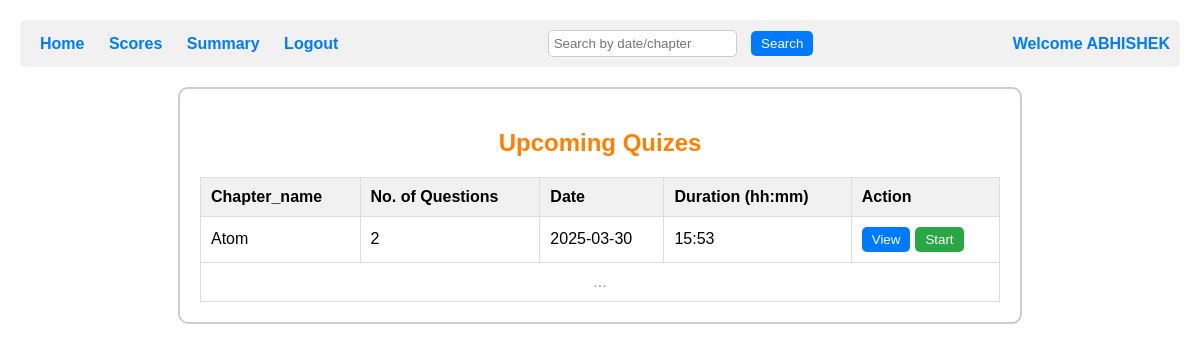
The app's page /user_home/1 with its own data.
### backend/models.py (models this page shows)
class Admin_User_Details(db.Model):
    __tablename__ = 'admin_user_details'
    id=db.Column(db.Integer, primary_key=True,autoincrement=True)#Ensures that the ID column automatically increments for each new row inserted into the table.It applies only to integer primary keys.The database automatically assigns a new unique ID starting from 1 and increases by 1 for each new entry.
    email_username = db.Column(db.String(120), nullable=False, unique=True)
    password = db.Column(db.String(120), nullable=False)#not neccessary to be unique# here string(120) means 120 characters
    Full_name = db.Column(db.String(80), nullable=False)#not neccessary to be unique
    qualification=db.Column(db.String(80), nullable=False)#not neccessary to be unique
    date_of_birth=db.Column(db.String(80), nullable=False)#not neccessary to be unique
    role = db.Column(db.Integer, nullable=False, default=1)#remember this only the first user with register through this register form,admins will have to register in db browser manually or using insert command of sql
    scores_of_a_userid = db.relationship('Scores', cascade='all, delete', backref='admin_user_details', lazy=True)#name of the backrefrence is scores_of_a_userid#we say this is linked to the scores table#cascade means if a id gets deleted here delete all the data of scores linked to that id#backref=admin_user_details means the current table or the table to which it is backrefrencing#loading style is lazy()

class Quiz(db.Model):#class name should start with capital letter,tablename should start with small letter
    __tablename__ = 'quiz'
    quiz_id=db.Column(db.Integer, primary_key=True,autoincrement=True)#iska student id se kuch lena dena nahi hai
    chapter_id=db.Column(db.Integer, db.ForeignKey('chapters.chapter_id'), nullable=False)
    date_quiz=db.Column(db.String(80), nullable=False)
    time_duration=db.Column(db.Integer, nullable=False)
    chapter_name=db.Column(db.String(80) , nullable=False)#remember it has relationship with chapters tables as of chapter_name
    questions_of_a_quiz_id = db.relationship('Questions', cascade='all, delete', backref='quiz', lazy=True)# it tells all the questions of a quiz(here we are getting quiz through quiz id)

### backend/controllers.py (the view)
@app.route("/user_home/<int:user_id>")
def user_home(user_id):
    user=Admin_User_Details.query.filter_by(id=user_id).first().Full_name
    subjects=Subjects.query.all()
    question_counts = {}
    subject=Subjects.query.all()
    chapter=Chapters.query.all()
    for subject in subjects:
        for chapter in subject.chapters_of_a_subject_id:
            count = Questions.query.filter_by(chapter_id=chapter.chapter_id).count()
            question_counts[chapter.chapter_id] = count # Store count for each chapter and creating dictionary
    quiz_details=Quiz.query.all()
    return render_template("1_user_home.html",user=user,quizes=quiz_details,question_counts=question_counts,user_id=user_id)

### templates/1_user_home.html (shortened to what this page needs)
<!DOCTYPE html>
<html lang="en">
<head>
    <link rel="stylesheet" href="/static/css/1_user_home.css">
</head>
<body>
    <div class="header">
        <div>
            <a href="/user_home/{{user_id}}">Home</a>
            <a href="/score/{{user_id}}">Scores</a>
            <a href="/user_summary/{{user_id}}">Summary</a>
            <a href="/">Logout</a>
        </div>
        <div class="search">
            <form action="/search_user_home/{{user_id}}" method="post">
                <input type="text" name="search" placeholder="Search by date/chapter">
                <button type="submit">Search</button>
            </form>
        </div>
        <div class="welcome">Welcome {{user}}</div>
    </div>
    <div class="dashboard">
        <h2>Upcoming Quizes</h2>
        <table>
            <thead>
                <tr>
                    <th>Chapter_name</th>
                    <th>No. of Questions</th>
                    <th>Date</th>
                    <th>Duration (hh:mm)</th>
                    <th>Action</th>
                </tr>
            </thead>
            <tbody>
                {% if quizes %}
                {% for quiz in quizes %}
                <tr>
                    <td>{{quiz.chapter_name}}</td>
                    <td>{{question_counts[quiz.chapter_id]}}</td>
                    <td>{{quiz.date_quiz}}</td>
                    <td>{{quiz.time_duration}}</td>
                    <td>
                        <div class="action-buttons">
                            <a href="/view_details/{{quiz.chapter_id}}/{{user_id}}"><button class="view-button">View</button></a>
                            <a href="/start_test/{{quiz.quiz_id}}/{{user_id}}"><button class="start-button">Start</button></a>
                        </div>
                    </td>
                </tr>
                {% endfor %}
                {% else %}
                <tr>
                    <td colspan="5" style="text-align: center;" >No quizes found</td>
                </tr>
                {% endif %}
                <tr>
                    <td colspan="5" class="ellipsis">...</td>
                </tr>
            </tbody>
        </table>
    </div>
</body>
</html>

### static/css/1_user_home.css (style rules this page uses)
body { font-family: Arial, sans-serif; margin: 20px; padding: 0; }
.search { display: flex; align-items: center; }
.search input { padding: 5px; border: 1px solid #ccc; border-radius: 5px; margin-right: 10px; }
.search button { padding: 5px 10px; border: none; border-radius: 5px; background-color: #007bff; color: white; cursor: pointer; }
.header { display: flex; justify-content: space-between; align-items: center; padding: 10px; background-color: #f1f1f1; border-radius: 5px; margin-bottom: 20px; }
.header a { margin: 0 10px; text-decoration: none; color: #007bff; font-weight: bold; }
.header input[type="text"] { padding: 5px; border: 1px solid #ccc; border-radius: 5px; }
.welcome { font-weight: bold; color: #007bff; }
.dashboard { width: 100%; max-width: 800px; margin: 0 auto; border: 2px solid #ccc; border-radius: 10px; padding: 20px; }
.dashboard h2 { text-align: center; margin-bottom: 20px; color: #ff8000; }
table { width: 100%; border-collapse: collapse; }
th, td { text-align: left; padding: 10px; border: 1px solid #ddd; }
th { background-color: #f1f1f1; }
.action-buttons { display: flex; gap: 5px; }
.view-button { padding: 5px 10px; background-color: #007bff; color: white; border: none; border-radius: 5px; cursor: pointer; }
.start-button { padding: 5px 10px; background-color: #28a745; color: white; border: none; border-radius: 5px; cursor: pointer; }
.ellipsis { text-align: center; color: #999; }

### records on screen
Admin_User_Details: Full_name "ABHISHEK"
Quiz: chapter_name "Atom", question_counts "2", date_quiz "2025-03-30", time_duration "15:53"
